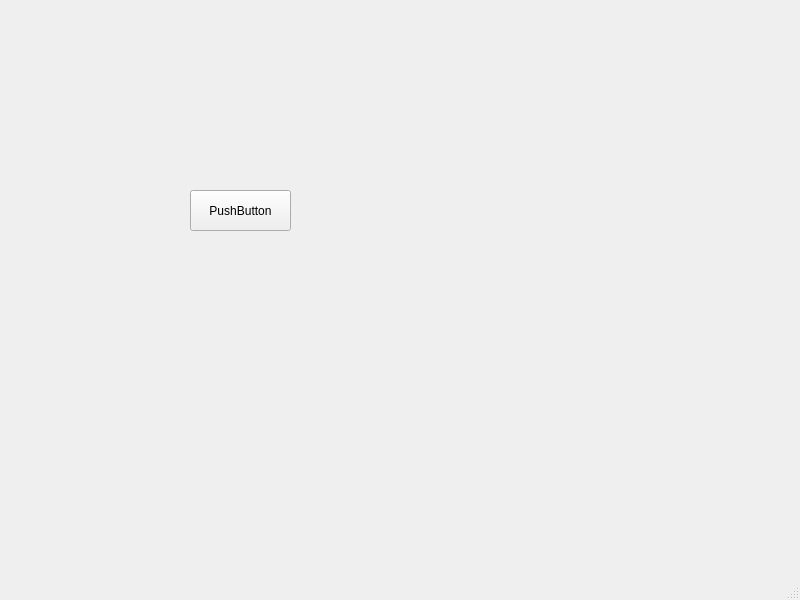
<?xml version="1.0" encoding="UTF-8"?>
<ui version="4.0">
 <class>MainWindow</class>
 <widget class="QMainWindow" name="MainWindow">
  <property name="geometry">
   <rect>
    <x>0</x>
    <y>0</y>
    <width>800</width>
    <height>600</height>
   </rect>
  </property>
  <property name="windowTitle">
   <string>MainWindow</string>
  </property>
  <widget class="QWidget" name="centralwidget">
   <widget class="QPushButton" name="pushButton">
    <property name="geometry">
     <rect>
      <x>190</x>
      <y>190</y>
      <width>101</width>
      <height>41</height>
     </rect>
    </property>
    <property name="text">
     <string>PushButton</string>
    </property>
   </widget>
  </widget>
  <widget class="QMenuBar" name="menubar">
   <property name="geometry">
    <rect>
     <x>0</x>
     <y>0</y>
     <width>800</width>
     <height>21</height>
    </rect>
   </property>
  </widget>
  <widget class="QStatusBar" name="statusbar"/>
 </widget>
 <resources/>
 <connections/>
</ui>
